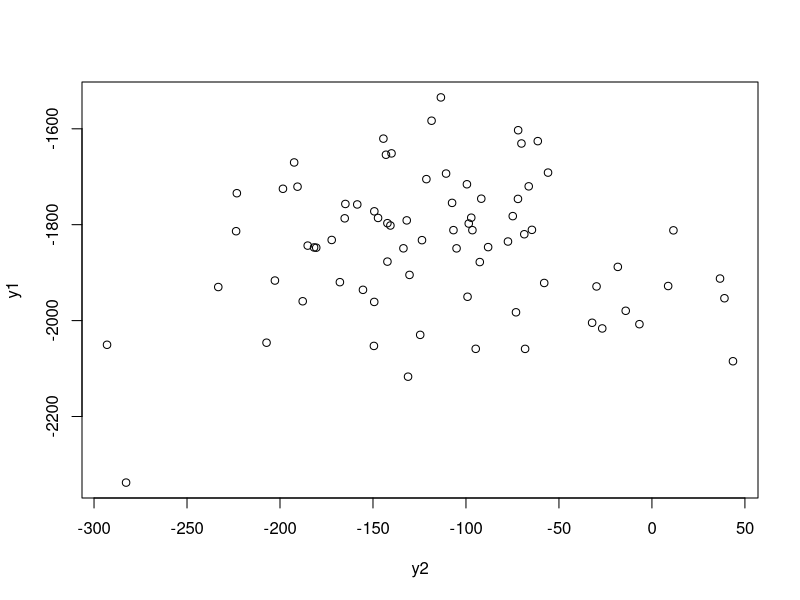
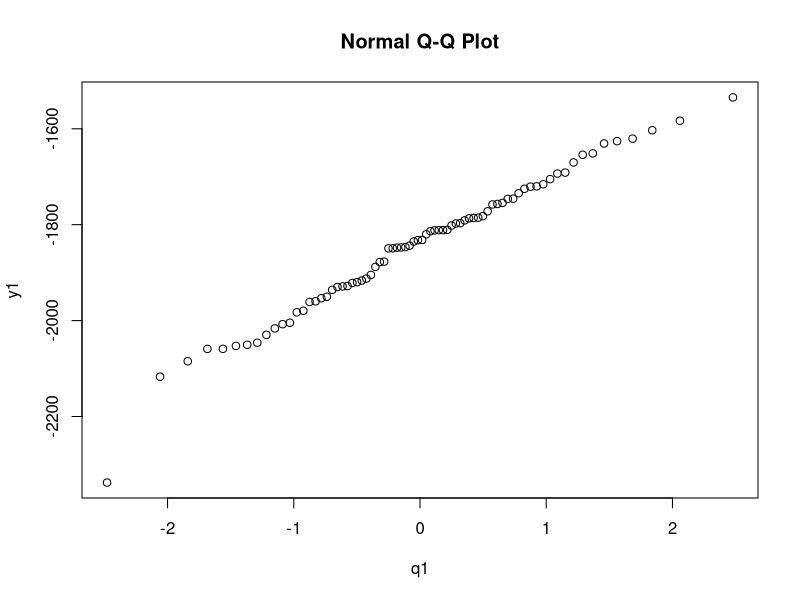

Source code (R) for these figures, in order:
## ---- chunk 1
knitr::opts_chunk$set(echo = TRUE)
## ---- chunk 2
#reading the data from table 8.4 and assigning column names
tab=read.table("T1-10.dat")
head(tab)

#modifying the data as required
bulls=tab[3:9]
colnames(bulls)=c("YrHgt","FtFrBody","PrctFFB","Frame","BkFat","SaleHt","SaleWt")
head(bulls)
## ---- chunk 3
#Principal Component Analysis
#Simple Statistics
means= colMeans(bulls)
SD= apply(bulls,2,sd)
stat= rbind(means,SD)
stat

#Calculating the covariance matrix,S
S=cov(bulls)
S

#Sample Principal components
e= eigen(S)
e_val= e$values
e_vec= e$vectors
difference= round(-1*diff(e_val),6)
prop_val= e_val/sum(e_val)
total= cumsum(prop_val)

e_value=data.frame(e_val, Difference= c(difference, ''), prop_val, total)
rownames(e_value)= c('PC1', 'PC2','PC3','PC4','PC5','PC6','PC7')
e_value

e_vector=as.data.frame(e_vec)
colnames(e_vector)=c("PC1","PC2","PC3","PC4","PC5","PC6","PC7")
rownames(e_vector)=c("YrHgt","FtFrBody","PrctFFB","Frame","BkFat","SaleHt","SaleWt")
e_vector
## ---- chunk 4
bull_mat=as.matrix(bulls)
e_vector_mat=as.matrix(e_vector)
mult=bull_mat%*%e_vector_mat
plot(mult[,2],mult[,1],xlab="y2", ylab="y1")
## ---- chunk 5
qqnorm(mult[,1],xlab="q1",ylab="y1")

